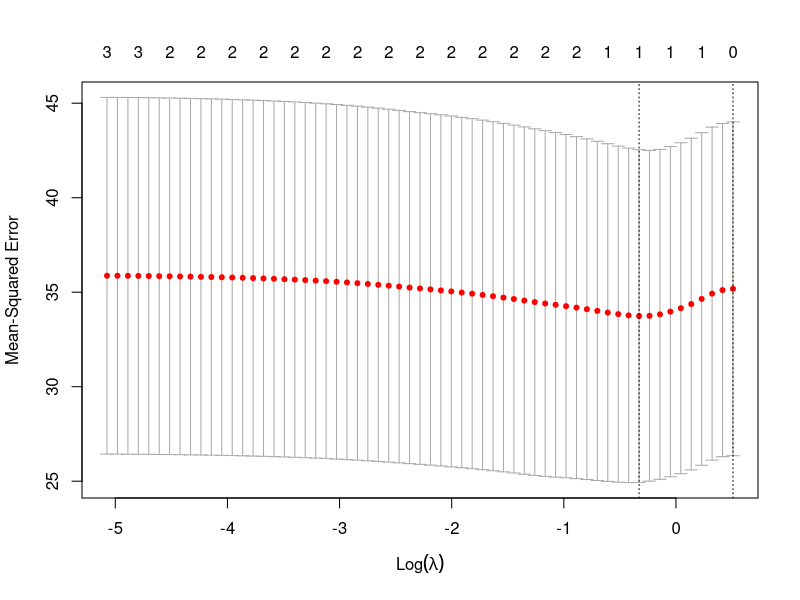
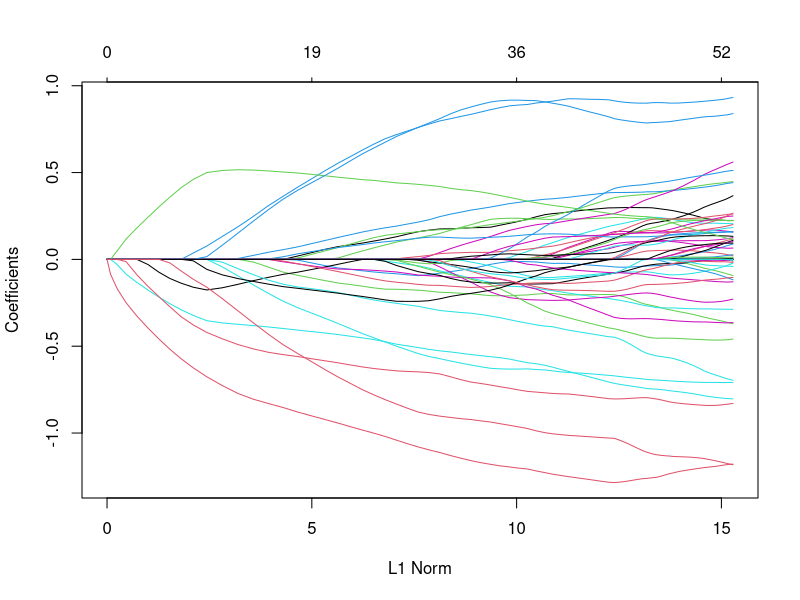
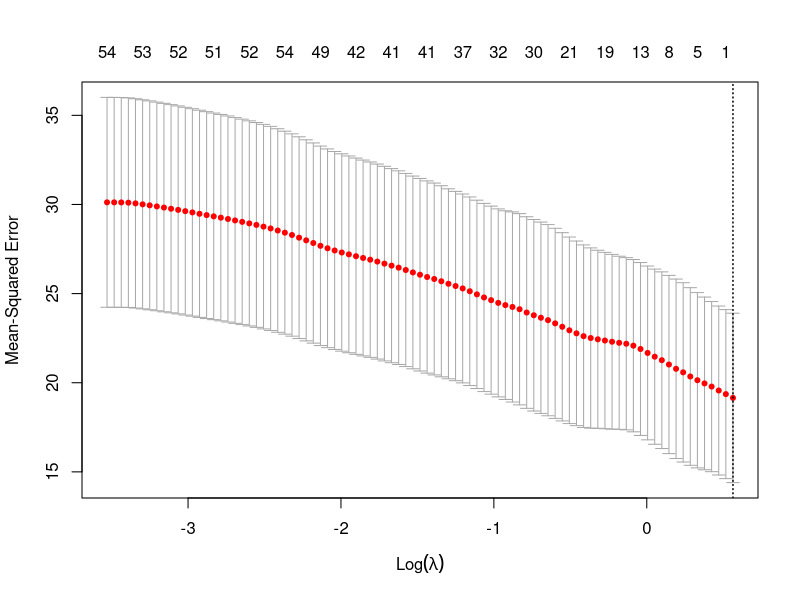

The R source for these figures, in order: (Note: this script raises an error after producing the figures.)
#Ass_1

#Initial Notes:----

#Dataset_1 All features are useful.
#Are the features (highly) correlated? No, so no pcr
#What can we learn from benchmark tuning parameters?
#both pcr and fwd use 3 para, so use ridge.

#Dataset_2 Only a few features are useful.  
#Is variable selection a good idea? 
#lasso 

#Dataset_3 All features are relevant for prediction,
#and their impacts are comparable. so no lasso 
#Is variable selection a good idea? Ridge 

#Dataset_4 A small group of regressors has relatively 
#large coefficients. Is variable selection a good idea?
#forward 

#Dataset_5 A few latent factors drive all the features, 
#so the features are strongly correlated. 
#Is dimension reduction a good idea?
#pcr


#Dataset_1----

dt1=read.csv("dataset1.csv")
cor(dt1[,2:4]) 
#the highest corr is 0.12387498 between 2 and 3,
#so no, there is no significant correlation between the features

#First try ridge regression 
x=model.matrix(target~.,dt1)[,-1]
y=dt1$target
library(glmnet)
grid=10^seq(10,-2,length=100)
set.seed(1)
train=sample(1:nrow(x),nrow(x)/2)
test=(-train)
y_test=y[test]
ridge_mod=glmnet(x[train,],y[train],alpha=0,lambda=grid,thresh=1e-12)
cv_out=cv.glmnet(x[train,],y[train],aplha=0)
plot(cv_out)
bestlam=cv_out$lambda.min
bestlam #this gives us the lambda for which the cv error is the smallest
ridge_pred=predict(ridge_mod,s=bestlam,newx=x[test,])
mean((ridge_pred-y_test)^2) # this gives the test mse

ridge_ans=predict(ridge_mod,s=1.5199111,newx=x[test,])
mean((ridge_ans-y_test)^2)
#27.43525

lm_mod= lm(target~., data=dt1)
lm_pred= predict(lm_mod)
mean((lm_pred-y_test)^2)
#26.30288

#Dataset_2----
dt2=read.csv("dataset2.csv")
x=model.matrix(target~.,dt2)[,-1]
y=dt2$target
set.seed(1)
train=sample(1:nrow(x),nrow(x)/2)
test=(-train)
y_test=y[test]
library(glmnet)
lasso_mod=glmnet(x[train,],y[train],alpha = 1)
plot(lasso_mod)
set.seed(1)
cv_out=cv.glmnet(x[train,],y[train],aplha=1)
plot(cv_out)
bestlam=cv_out$lambda.min
lasso_pred=predict(lasso_mod,s=bestlam,newx=x[test,])
mean((lasso_pred-y_test)^2)

#this is with his lambda 
lasso_pred=predict(lasso_mod,s=0.4977024
,newx=x[test,])
mean((lasso_pred-y_test)^2)

#Dataset_3----
dt3= read.csv("dataset3.csv")
library(glmnet)
x= model.matrix(target~., dt3)[,-1]
y=dt3$target
grid=10^seq(10,-2,length=100)
set.seed(1)
train=sample(1:nrow(x),nrow(x)/2)
test=(-train)
y_test=y[test]
ridge_mod=glmnet(x[train,],y[train],alpha=0,lambda=grid,thresh=1e-12)
ridgw_pred=predict(ridge_mod,s=6.1359073,newx = x[test,])
mean((ridge_pred-y_test)^2)
#16.42686

#Dataset_4----
dt4=read.csv("dataset4.csv")
library(leaps)
library(glmnet)
x= model.matrix(target~., dt4)[,-1]
y=dt4$target
regfit_fwd=regsubsets(target~., data=dt4,nvmax = 19,method="forward")
coef(regfit_fwd,id=6)

fwd_pred=predict(regfit_fwd,dt4[train,],id=6)
